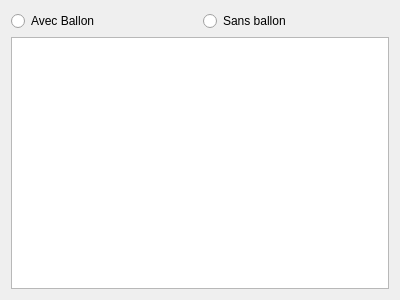
<?xml version="1.0" encoding="UTF-8"?>
<ui version="4.0">
 <class>Pitch</class>
 <widget class="QWidget" name="Pitch">
  <property name="geometry">
   <rect>
    <x>0</x>
    <y>0</y>
    <width>400</width>
    <height>300</height>
   </rect>
  </property>
  <property name="windowTitle">
   <string>Form</string>
  </property>
  <layout class="QGridLayout" name="gridLayout">
   <item row="0" column="0">
    <widget class="QRadioButton" name="radioButton">
     <property name="text">
      <string>Avec Ballon</string>
     </property>
    </widget>
   </item>
   <item row="0" column="1">
    <widget class="QRadioButton" name="radioButton_2">
     <property name="text">
      <string>Sans ballon</string>
     </property>
    </widget>
   </item>
   <item row="1" column="0" colspan="2">
    <widget class="QGraphicsView" name="graphicsView"/>
   </item>
  </layout>
 </widget>
 <resources/>
 <connections/>
</ui>
